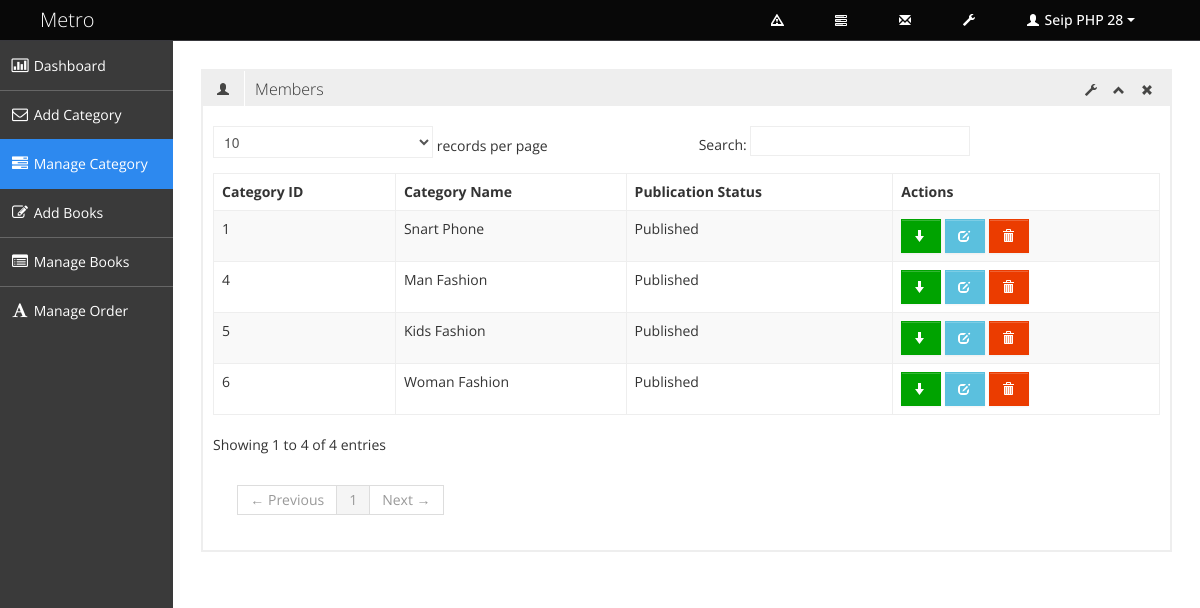
The page /admin/manage_category.php (signed in) on the database its author committed.
### tables this page shows
CREATE TABLE `tbl_category` (
  `category_id` int(3) NOT NULL,
  `category_name` varchar(100) NOT NULL,
  `category_description` text NOT NULL,
  `publication_status` tinyint(1) NOT NULL
);

### admin/manage_category.php (called while the page is built, shortened)
<?php
include './admin_master.php';

### classes/super_admin.php (called while the page is built, shortened)
<?php
class Super_admin {
    private $db_connect;
    public function __construct() {
        $host_name='localhost';
        $user_name='root';
        $password='';
        $db_name='db_seip_ecommerce28';
        $this->db_connect=  mysqli_connect($host_name, $user_name, $password, $db_name);
    }
    public function select_all_category_info() {
        $sql="SELECT * FROM tbl_category";
        if(mysqli_query($this->db_connect, $sql)) {
            $query_result=mysqli_query($this->db_connect, $sql);
            return $query_result;
        } else {
            die('Query problem'.  mysqli_error($this->db_connect) );
        }
    }
}

### admin/pages/manage_category_content.php (the view, shortened to what this page needs)
<?php
    $query_result=$ob_sup_admin->select_all_category_info();
?>
<div class="row-fluid sortable">
    <div class="box span12">
        <div class="box-header" data-original-title>
            <h2><i class="halflings-icon user"></i><span class="break"></span>Members</h2>
            <div class="box-icon">
                <a href="#" class="btn-setting"><i class="halflings-icon wrench"></i></a>
                <a href="#" class="btn-minimize"><i class="halflings-icon chevron-up"></i></a>
                <a href="#" class="btn-close"><i class="halflings-icon remove"></i></a>
            </div>
        </div>
        <div class="box-content">
            <h2><?php if(isset($message)) { echo $message; unset($message); } ?></h2>
            <table class="table table-striped table-bordered bootstrap-datatable datatable">
                <thead>
                    <tr>
                        <th>Category ID</th>
                        <th>Category Name</th>
                        <th>Publication Status</th>
                        <th>Actions</th>
                    </tr>
                </thead>
                <tbody>
                    <?php while ($category_info=mysqli_fetch_assoc($query_result)) { ?>
                    <tr>
                        <td><?php echo $category_info['category_id']; ?></td>
                        <td class="center"><?php echo $category_info['category_name']; ?></td>
                        <td class="center">
                            <?php
                                if($category_info['publication_status'] == 1) {
                                    echo 'Published';
                                } else {
                                    echo 'Unpublished';
                                }
                            ?>
                        </td>
                        <td class="center">
                            <?php if ($category_info['publication_status'] == 1) { ?>
                            <a class="btn btn-success" href="?status=unpublished&&id=<?php echo $category_info['category_id']; ?>" title="Unpublished">
                                <i class="halflings-icon white arrow-down"></i>
                            </a>
                            <?php } else { ?>
                            <a class="btn btn-danger" href="?status=published&&id=<?php echo $category_info['category_id']; ?>" title="Published">
                                <i class="halflings-icon white arrow-up"></i>
                            </a>
                            <?php } ?>
                            <a class="btn btn-info" href="edit_category.php?id=<?php echo $category_info['category_id']; ?>" title="Edit">
                                <i class="halflings-icon white edit"></i>
                            </a>
                            <a class="btn btn-danger" href="?status=delete&&id=<?php echo $category_info['category_id']; ?>" title="Delete" onclick="return check_delete(); ">
                                <i class="halflings-icon white trash"></i>
                            </a>
                        </td>
                    </tr>
                    <?php } ?>
                </tbody>
            </table>
        </div>
    </div>
</div>

### assets/admin_asset/css/style.css (style rules this page uses)
body { background: #F5F5F5; color: #333; border: none; font-family: 'Open Sans', sans-serif; font-weight: 400; }
h2 { font-size: 16px; line-height: 16px; }
.box { border: 2px solid #eee; background: #fff !important; margin-bottom: 28px; }
.box-header { height: 16px; font-size: 16px; line-height: 16px; padding: 10px; background: #eee; -webkit-box-shadow: none; -moz-box-shadow: none; box-shadow: none; overflow: hidden; }
.box-header h2 { float:left; margin-top: 0px; font-weight: 300; }
.box-header h2 i { margin: 0px 3px 0px 4px; opacity: .8; filter: alpha(opacity=80); -ms-filter:"progid:DXImageTransform.Microsoft.Alpha(Opacity=80)"; }
.box-header .box-icon { float:right; margin-top: 1px; }
.box-header .box-icon i { -webkit-transition: all 0.1s ease-in-out; -moz-transition: all 0.1s ease-in-out; -o-transition: all 0.1s ease-in-out; -ms-transition: all 0.1s ease-in-out; transition: all 0.1s ease-in-out; opacity: .8; filter: alpha(opacity=80); -ms-filter:"progid:DXImageTransform.Microsoft.Alpha(Opacity=80)"; }
.box-header .box-icon a { margin: 0px 5px; }
.box-content { position: relative; z-index: 50; margin-top: -1px; padding: 10px; background: #fff !important; }
.btn { display: inline-block; padding: 6px 12px; margin-bottom: 0; font-size: 14px; font-weight: 500; line-height: 20px; text-align: center; white-space: nowrap; vertical-align: middle; cursor: pointer; border: 1px solid #a7a9aa; -webkit-border-radius: 0px !important; border-radius: 0px !important; }
.btn i { margin-top: 2px; }
.btn { color: #ffffff; background-color: #a7a9aa; border-color: #a7a9aa; background-image: none; filter: none; text-shadow: none; }
.btn-danger { background-color: #EB3C00; border-color: #EB3C00; }
.btn-success { background-color: #00A300; border-color: #00A300; }
.btn-info { background-color: #5bc0de; border-color: #5bc0de; }
.table th, .table td { border-top: 1px solid #eee; }
.table-bordered { border-color: #eee; -webkit-border-radius: 0px !important; -moz-border-radius: 0px !important; border-radius: 0px !important; }
.table-bordered th, .table-bordered td { border-left: 1px solid #eee; }
.table-bordered thead:first-child tr:first-child > th:first-child, .table-bordered tbody:first-child tr:first-child > td:first-child, .table-bordered tbody:first-child tr:first-child > th:first-child { -webkit-border-radius: 0px !important; -moz-border-radius: 0px !important; border-radius: 0px !important; }
.table-bordered thead:first-child tr:first-child > th:last-child, .table-bordered tbody:first-child tr:first-child > td:last-child, .table-bordered tbody:first-child tr:first-child > th:last-child { -webkit-border-radius: 0px !important; -moz-border-radius: 0px !important; border-radius: 0px !important; }
.table-bordered thead:last-child tr:last-child > th:first-child, .table-bordered tbody:last-child tr:last-child > td:first-child, .table-bordered tbody:last-child tr:last-child > th:first-child, .table-bordered tfoot:last-child tr:last-child > td:first-child, .table-bordered tfoot:last-child tr:last-child > th:first-child { -webkit-border-radius: 0px !important; -moz-border-radius: 0px !important; border-radius: 0px !important; }
.table-bordered thead:last-child tr:last-child > th:last-child, .table-bordered tbody:last-child tr:last-child > td:last-child, .table-bordered tbody:last-child tr:last-child > th:last-child, .table-bordered tfoot:last-child tr:last-child > td:last-child, .table-bordered tfoot:last-child tr:last-child > th:last-child { -webkit-border-radius: 0px !important; -moz-border-radius: 0px !important; border-radius: 0px !important; }

### assets/admin_asset/css/halflings.css (style rules this page uses)
html, html .halflings { -webkit-font-smoothing: antialiased !important; }
.halflings-icon { display: inline-block; width: 14px; height: 14px; line-height: 14px; vertical-align: text-top; background-image: url(../img/glyphicons_halflings.svg); background-position: 0 0; background-repeat: no-repeat; vertical-align: top; *display: inline; *zoom: 1; *margin-right: .3em; }
.halflings-icon.white { background-image: url(../img/glyphicons_halflings-white.svg); }
.halflings-icon.user { background-position: -168px 0; }
.halflings-icon.remove { background-position: -312px 0; }
.halflings-icon.trash { background-position: -456px 0; }
.halflings-icon.edit { background-position: -96px -72px; }
.halflings-icon.arrow-down { background-position: -312px -96px; }
.halflings-icon.chevron-up { background-position: -288px -120px; }
.halflings-icon.wrench { background-position: -360px -144px; }

### rows shown on the page
tbl_category: category_id "1", category_name "Snart Phone", publication_status "Published"
tbl_category: category_id "4", category_name "Man Fashion", publication_status "Published"
tbl_category: category_id "5", category_name "Kids Fashion", publication_status "Published"
tbl_category: category_id "6", category_name "Woman Fashion", publication_status "Published"

### other values the page prints
$_SESSION['admin_name'] "Seip PHP 28"
